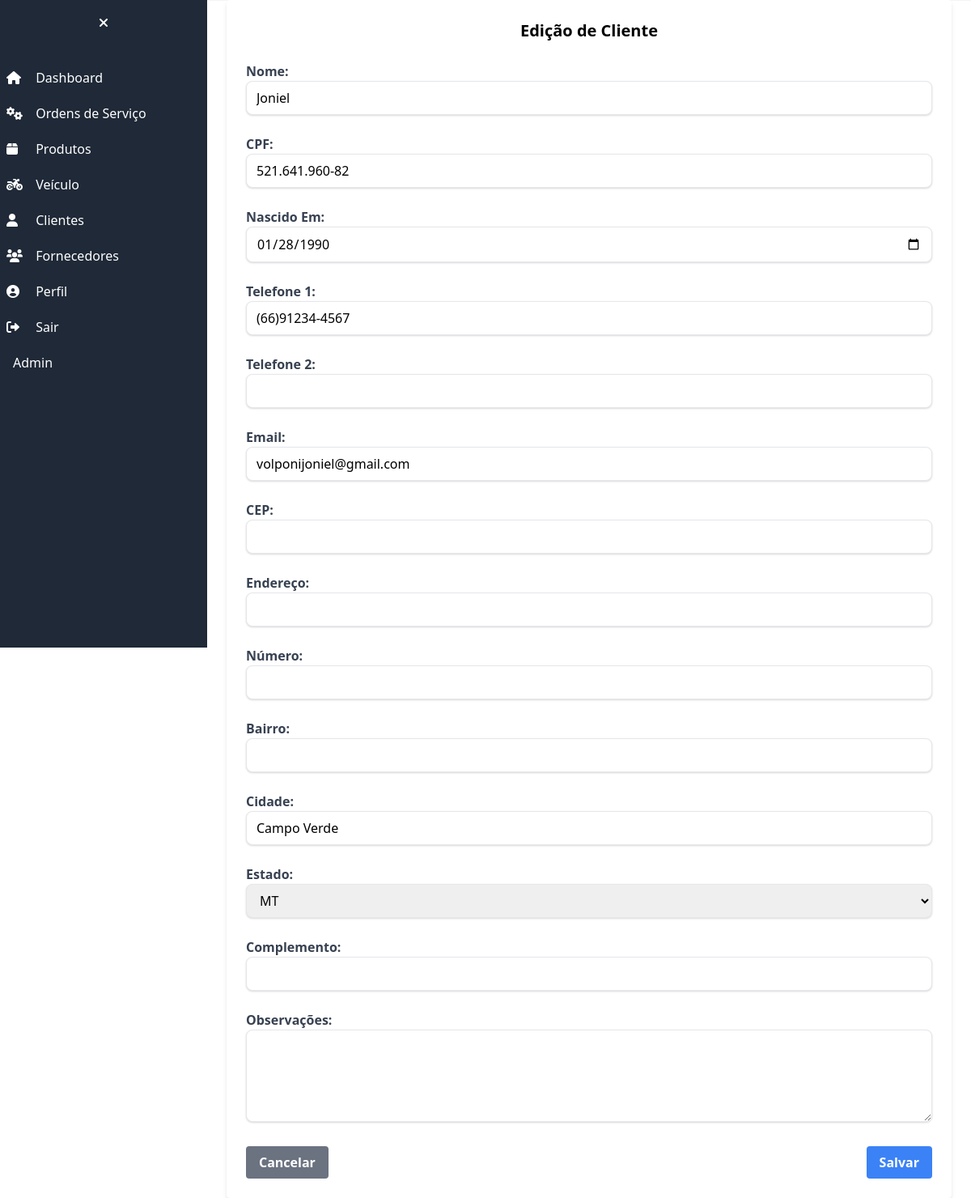
Before: /clientes/cliente/1/editar/ (signed in) with the older database file.
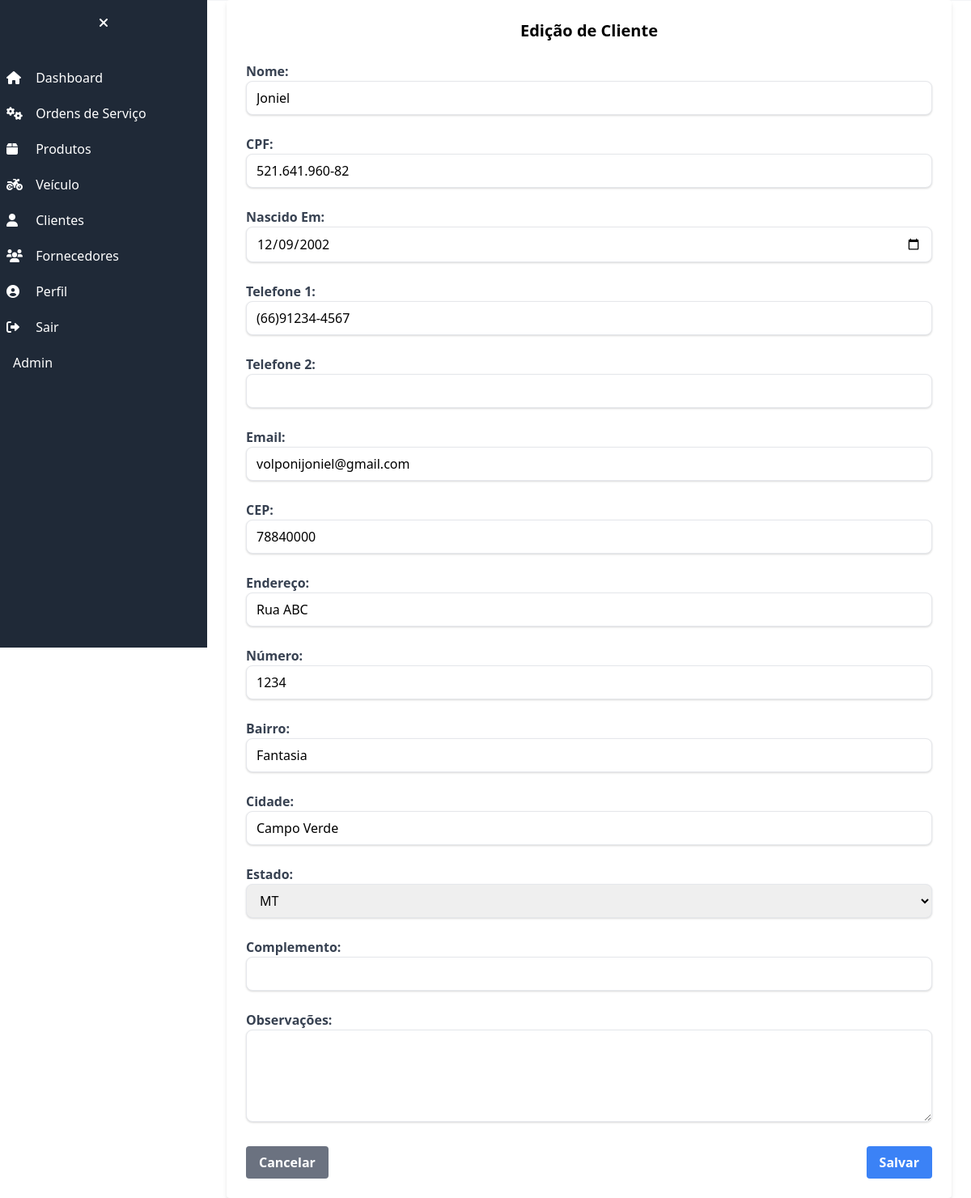
After: the same page with the newer database file.
### cliente/models.py (models this page shows, shortened)
class Cliente(models.Model):
    nome = models.CharField('NOME', max_length=255)
    cpf_cnpj = models.CharField('CPF', max_length=18, validators=[validate_cpf_cnpj])
    data_nascimento = models.DateField('NASCIDO EM')
    telefone = models.CharField('TELEFONE 1', max_length=20, validators=[validate_phone])
    telefone2 = models.CharField('TELEFONE 2', max_length=20, validators=[validate_phone], blank=True)
    email = models.EmailField('EMAIL', blank=True)
    endereco_cep = models.CharField('CEP', max_length=10, blank=True)
    endereco_logradouro = models.CharField('ENDEREÇO', max_length=255, blank=True)
    endereco_numero = models.CharField('NÚMERO', max_length=10, blank=True)
    endereco_bairro = models.CharField('BAIRRO', max_length=255, blank=True)
    endereco_cidade = models.CharField('CIDADE', max_length=255, blank=True)
    endereco_estado = models.CharField('ESTADO', max_length=2, choices=ESTADOS_CHOICES, blank=True)
    endereco_complemento = models.CharField('COMPLEMENTO', max_length=255, blank=True)
    observacao = models.TextField('OBSERVAÇÕES', blank=True)
    criado_em = models.DateTimeField('CRIADO EM', auto_now_add=True)
    class Meta:
        verbose_name = 'Cliente'
        verbose_name_plural = 'Clientes'

### cliente/views.py (the view)
# urls.py: path('cliente/<int:pk>/editar/', ClienteUpdateView.as_view(), name='cliente_edit'),
class ClienteUpdateView(UpdateView):
    model = Cliente
    form_class = ClienteForm
    template_name = 'cliente_edit.html'
    success_url = reverse_lazy('cliente_list')

### cliente/forms.py
class ClienteForm(forms.ModelForm):
    class Meta:
        model = Cliente
        fields = '__all__'

### cliente/templates/cliente_edit.html (shortened to what the changed rows need)
{% extends "base.html" %}
    {% block content %}
<div class="w-full max-w-4xl bg-white mx-auto rounded shadow-md p-6">
    <h2 class="text-xl font-bold mb-6 text-center">Edição de Cliente</h2>
    <form method="POST">
        <div class="grid grid-cols-1 gap-6">
            <div>
                <label for="nome" class="block font-bold text-gray-700">Nome:</label>
                <input type="text" id="nome" name="nome" value="{{cliente.nome}}" class="w-full py-2 px-3 border rounded-lg shadow focus:outline-none focus:ring">
            </div>
            <div>
                <label for="cpf" class="block font-bold text-gray-700">CPF:</label>
                <input type="text" id="cpf" name="cpf_cnpj" value="{{cliente.cpf_cnpj}}" class="w-full py-2 px-3 border rounded-lg shadow focus:outline-none focus:ring">
            </div>
            <div>
                <label for="nascido_em" class="block font-bold text-gray-700">Nascido Em:</label>
                <input type="date" id="nascido_em" name="data_nascimento" value="{{ object.data_nascimento|date:'Y-m-d' }}" class="w-full py-2 px-3 border rounded-lg shadow focus:outline-none focus:ring">
            </div>
            <div>
                <label for="telefone1" class="block font-bold text-gray-700">Telefone 1:</label>
                <input type="tel" id="telefone1" name="telefone" value="{{cliente.telefone}}" class="w-full py-2 px-3 border rounded-lg shadow focus:outline-none focus:ring">
            </div>
            <div>
                <label for="email" class="block font-bold text-gray-700">Email:</label>
                <input type="email" id="email" name="email" value="{{cliente.email}}" class="w-full py-2 px-3 border rounded-lg shadow focus:outline-none focus:ring">
            </div>
            <div>
                <label for="cep" class="block font-bold text-gray-700">CEP:</label>
                <input type="text" id="cep" name="endereco_cep" value="{{cliente.endereco_cep}}" class="w-full py-2 px-3 border rounded-lg shadow focus:outline-none focus:ring">
            </div>
            <div>
                <label for="endereco" class="block font-bold text-gray-700">Endereço:</label>
                <input type="text" id="endereco" name="endereco_logradouro" value="{{cliente.endereco_logradouro}}" class="w-full py-2 px-3 border rounded-lg shadow focus:outline-none focus:ring">
            </div>
            <div>
                <label for="numero" class="block font-bold text-gray-700">Número:</label>
                <input type="text" id="numero" name="endereco_numero" value="{{cliente.endereco_numero}}" class="w-full py-2 px-3 border rounded-lg shadow focus:outline-none focus:ring">
            </div>
            <div>
                <label for="bairro" class="block font-bold text-gray-700">Bairro:</label>
                <input type="text" id="bairro" name="endereco_bairro" value="{{cliente.endereco_bairro}}" class="w-full py-2 px-3 border rounded-lg shadow focus:outline-none focus:ring">
            </div>
            <div>
                <label for="cidade" class="block font-bold text-gray-700">Cidade:</label>
                <input type="text" id="cidade" name="endereco_cidade" value="{{cliente.endereco_cidade}}" class="w-full py-2 px-3 border rounded-lg shadow focus:outline-none focus:ring">
            </div>
            <div>
                <label for="estado" class="block font-bold text-gray-700">Estado:</label>
                <select id="estado" name="endereco_estado"  class="w-full py-2 px-3 border rounded-lg shadow focus:outline-none focus:ring">
                    <option value="{{cliente.endereco_estado}}" >{{cliente.endereco_estado}}</option>
                </select>
            </div>
            <div>
                <label for="observacoes" class="block font-bold text-gray-700">Observações:</label>
                <textarea id="observacoes" name="observacao" value="{{cliente.observacao}}" rows="4" class="w-full py-2 px-3 border rounded-lg shadow focus:outline-none focus:ring"></textarea>
            </div>
        </div>
    </form>
</div>
{% endblock %}

Changed rows visible on the page:
changed Cliente "Joniel": data_nascimento "01/28/1990" → "12/09/2002"; endereco_cep (not shown) → "78840000"; endereco_logradouro (not shown) → "Rua ABC"; endereco_numero (not shown) → "1234"; endereco_bairro (not shown) → "Fantasia"
